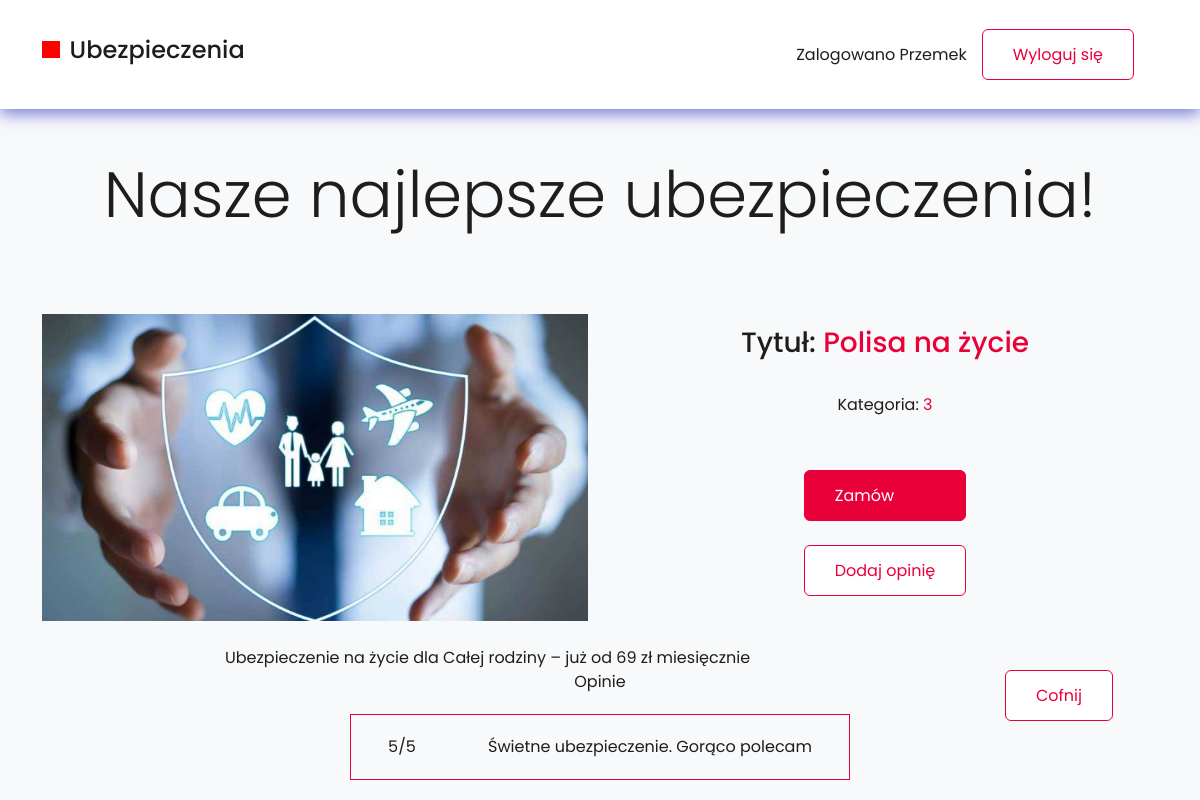
The app's page /ubezpieczenie/1/ (signed in) with its own data.
### ubezpieczenia/models.py (models this page shows, shortened)
class Ubezpieczenie(models.Model):
    tytul = models.CharField(max_length=64, blank=True)
    opis = models.TextField(default="")
    premiera = models.DateField(null=True, blank=True)
    data_zakonczenia = models.DateField(null=True, blank=True)
    znizka = models.DecimalField(max_digits=4, decimal_places=2,
                                      null=True, blank=True)
    KATEGORIA = {
        (0, 'Inne'),
        (1, 'Samochód'),
        (2, 'Dom'),
        (3, 'Zdrowotne'),
        (4, 'Elektronika'),
    }
    kategoria = models.PositiveSmallIntegerField(default=0, choices=KATEGORIA)
    plakat = models.ImageField(upload_to="plakaty")

class Ocena(models.Model):
    recenzja = models.TextField(default="", blank=True)
    gwiazdki = models.PositiveSmallIntegerField(default=5)
    ubezpieczenie = models.ForeignKey(Ubezpieczenie, on_delete=models.CASCADE)

### ubezpieczenia/views.py (the view, shortened to what this page needs)
# urls.py: path('ubezpieczenie/<int:id>/', ubezpieczenie, name="ubezpieczenie"),
@login_required
def ubezpieczenie(request, id):
    ubezpieczenie = get_object_or_404(Ubezpieczenie, pk=id)
    wszystkieOpinie= Ocena.objects.all().filter(ubezpieczenie=ubezpieczenie.id)
    user = request.user
    return render(request,'ubezpieczenie.html', {'ubezpieczenie': ubezpieczenie,'wszystkieOpinie':wszystkieOpinie})

### templates/ubezpieczenie.html (shortened to what this page needs)
<!DOCTYPE html>
<html lang="en">
  <head>
  </head>
  <body>
    {% include "nav.html" %}
    <div class="ubezpieczenie container">
      <div class="ubezpieczenie__innerContainer">
        <div class="row">
          <div class="col-md-6">
            <img
            {% load static %}
              src="{% static ubezpieczenie.plakat %}"
              alt=""
              class="ubezpieczenie__image"
            />
          </div>
          <div class="col-md-6">
            <div class="ubezpieczenie__content">
              <h3 class="ubezpieczenie__heading">Tytuł: <span>{{ubezpieczenie.tytul}}</span></h3>
              <p class="ubezpieczenie__category">Kategoria: <span>{{ubezpieczenie.kategoria}}</span></p>
              <div class="ubezpieczenie__CTA">
                              <div  class="button button__red">Zamów</div>
                              <div  class="button button__whitered">Dodaj opinię</div>
              </div>
            </div>
            </div>
          </div>
          <div class="ubezpieczenie__desc">{{ubezpieczenie.opis}}</div>
        </div>
        <a style="position: absolute; right:5%" class="button button__whitered" href="{% url 'index' %}">Cofnij</a>
        <div  class="opinie">
          <div class="opinie__container"> Opinie
            {% block wszystkieOpinie %}
              {% if wszystkieOpinie %}
                {% for ocena in wszystkieOpinie %}
                  <div class="opinie__opinia">
                      <div class="opinie__ocena">{{ocena.gwiazdki}}/5</div>
                      <div class="opinie__tresc">{{ocena.recenzja}}</div>
                    </div>
                {% endfor %}
              {% endif %}
            {% endblock %}
          </div>
        </div>
      </div>
  </body>
</html>

### templates/nav.html (shortened to what this page needs)
<link
  href="https://cdn.jsdelivr.net/npm/bootstrap@5.1.3/dist/css/bootstrap.min.css"
  rel="stylesheet"
/>
{% load static %}
<link rel="stylesheet" type="text/css" href="{% static 'style.css' %}" />
<nav class="navbar navbar-expand-lg navbar-light">
  <div class="container row-fluid">
    <div class="collapse navbar-collapse justify-content-between">
      <ul class="navbar-nav mr-auto mt-2 mt-lg-0">
        <li class="nav-item">
          <a class="d-flex align-items-baseline" href="{% url 'index' %}">
            <div class="redBox"></div>
            <h4>Ubezpieczenia</h4>
        </li>
      </ul>
    </div>
    <ul class="nav m-4 navbar-nav justify-content-between">
      <div class="d-flex align-items-baseline">
        <li class="nav-item">
          {% if user.is_authenticated %} Zalogowano {{ user.username }}
        </li>
        <a class="button button__whitered" href="{% url 'logout' %}"
          >Wyloguj się</a
        >
        {% else %}
        <a class="button button__red" href="{% url 'login' %}">Zaloguj się</a>
        {% endif %}
      </div>
    </ul>
  </div>
</nav>
<div class="bg-light rounded-3 p-5 mb-4 hero">
  <h2 class="display-3">Nasze najlepsze ubezpieczenia!</h2>
</div>

### styles/style.css (style rules this page uses)
body { color: black; margin: 0; font-family: 'Poppins', sans-serif; --bs-bg-opacity: 1; background-color: rgba(var(--bs-light-rgb), var(--bs-bg-opacity)) !important; }
* { color: #1d1d1b; }
a { text-decoration: none !important; color: #1d1d1b; }
.nav-link, .nav-item { margin-right: 15px; }
.redBox { width: 1.1rem; height: 1.1rem; background-color: red; margin-right: 10px; }
.hero { width: 100%; }
.hero h2 { text-align: center; }
.navbar { padding: 5px 0px; background-color: #fff; -webkit-box-shadow: 0 5px 15px #787bd9; box-shadow: 0 5px 15px #787bd9; }
.navbar a { font-size: 16px; display: -webkit-box; display: -ms-flexbox; display: flex; -webkit-box-align: center; -ms-flex-align: center; align-items: center; }
.button { cursor: pointer; font-size: 16px; }
.button__whitered { line-height: 1.1875; background: #fff; border: 1px solid #e90039; border-radius: 6px; background: white; color: #e90039; padding: 15px 30px; -webkit-transition: background 0.5s linear; transition: background 0.5s linear; position: relative; z-index: 1; }
.button__red { line-height: 1.1875; color: #fff; border: 1px solid #e90039; border-radius: 6px; background: #e90039; padding: 15px 30px; -webkit-transition: background 0.5s linear; transition: background 0.5s linear; position: relative; z-index: 1; }
img { width: 100%; }
.ubezpieczenie { position: relative; }
.ubezpieczenie__content { height: 100%; -ms-flex-pack: distribute; justify-content: space-around; display: -webkit-box; display: -ms-flexbox; display: flex; -webkit-box-orient: vertical; -webkit-box-direction: normal; -ms-flex-direction: column; flex-direction: column; -webkit-box-align: center; -ms-flex-align: center; align-items: center; }
.ubezpieczenie .row { margin-bottom: 25px; }
@media (min-width: 768px) { .ubezpieczenie__desc { max-width: 750px; margin: auto; } }
.ubezpieczenie__heading span, .ubezpieczenie__category span { color: #e90039; }
.ubezpieczenie__CTA { height: 150px; display: -webkit-box; display: -ms-flexbox; display: flex; -webkit-box-orient: vertical; -webkit-box-direction: normal; -ms-flex-direction: column; flex-direction: column; -ms-flex-pack: distribute; justify-content: space-around; }
.opinie__container { display: -webkit-box; display: -ms-flexbox; display: flex; -webkit-box-pack: center; -ms-flex-pack: center; justify-content: center; -webkit-box-orient: vertical; -webkit-box-direction: normal; -ms-flex-direction: column; flex-direction: column; -ms-flex-line-pack: center; align-content: center; -webkit-box-align: center; -ms-flex-align: center; align-items: center; }
.opinie__opinia { display: -webkit-box; display: -ms-flexbox; display: flex; -webkit-box-pack: center; -ms-flex-pack: center; justify-content: center; -webkit-box-align: center; -ms-flex-align: center; align-items: center; margin: 20px 0px; padding: 20px; width: 500px; border: 1px solid #e90039; }
.opinie__ocena { min-width: 100px; }
.opinie__tresc { text-align: left; }

### records on screen
Ubezpieczenie: plakat (picture), tytul "Polisa na życie", kategoria "3", opis "Ubezpieczenie na życie dla Całej rodziny – już od 69 zł miesięcznie"
Ocena: gwiazdki "5", recenzja "Świetne ubezpieczenie. Gorąco polecam"

### other values on screen
{{ user.username }} "Przemek"
